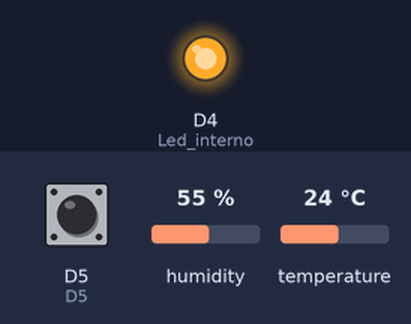
A sketch run on a simulated ESP8266 (NodeMCU). On the bench: output pins drawn as LEDs (lit = HIGH). Inputs (shaded band) come from the test bench; at power-on: D5 HIGH, humidity 55 %, temperature 24 °C. What the sketch prints to the serial monitor is not drawn. At 0.6 s the program puts the board to deep sleep or switches it off; the recording ends there.

Above: at 0.3 s.
Timing chart, 0 to 0.6 s (numbered marks = the images above):
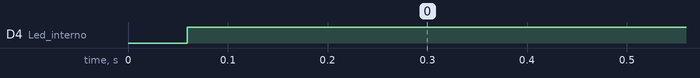

Measured:
- by itself, D4 (Led_interno): LOW → HIGH at 0.06 s

The sketch:

Controller.ino
```cpp
#include <ESP8266WiFi.h>
#include <dht.h>
dht DHT;
#define DHT11_PIN D1  //Estabelece D1 como o pino pra receber as informações do sensor

extern "C" {
#include <espnow.h>
#include <user_interface.h>
}
 uint8_t remoteMac [] = {0x36,0x33,0x33,0x33,0x33,0x33}; //Endereço do Slave 1 que vai receber os dados
 uint8_t mac [] = {0x36,0x35,0x35,0x35,0x35,0x35};      // Enedereço da própria placa contolador que está enviando os dados

 #define WIFI_CHANNEL 6 //Define o canal de comunicação

 int sleep = 1; //Variavel auxiliar para modo sleep

//Estrutura de dados para enviar as informações
 struct __attribute__((packed)) DATASRUCT {  // Todos os dados na estrutura serão enviados para Slave 1
    char receivedData [32];                  // Armazena dados recebidos em 32 bits
    char botao;                              // Variavel zero ou um para o estado do botao
    float temp;                              // Variavel de temperatura no ponto 1
    float temp2;                             // Variavel de temperatura no ponto 2
    float temp_total;                        // Variavel com a media da temperatura
    float hum;                               // Variavel de umidade no ponto 1
    float hum2;                              // Variavel de umidade no ponto 2
    float hum_total;                         // Variavel com a media das umidades
    unsigned long time;
 } DataStruct;

//=======================================

void initVariant(){                     //Função para configurar o modo Wifi
  WiFi.mode (WIFI_AP);                  // Estabelece o modo Wifi como Acesses Point
  wifi_set_macaddr(SOFTAP_IF, &mac[0]); //Selecino o Macadress de indice 0 (0x36)
}


void setup() {
  // put your setup code here, to run once:
  Serial.begin (115200); Serial.println();
  Serial.println ("Iniciando o controlador");
  pinMode(14,INPUT); //D5
  pinMode(2,OUTPUT); //Led interno
  digitalWrite(2,LOW);

  Serial.printf ("Slave mac: %02x%02x%02x%02x%02x%02x", remoteMac[0], remoteMac[1], remoteMac[2], remoteMac[3], remoteMac[4], remoteMac[5]);
  Serial.printf (", channel: %i\n", WIFI_CHANNEL);

   InitESPNow (); //Inicia o ESPnow

  Serial.println ("Configurações iniciais terminadas");

}

//=======================================
void InitESPNow () {

  if (esp_now_init () == 0){
    Serial.println("ESPNow inciou com sucesso");
  }
  else {
    Serial.println("A iniciação do ESPNow falhou");
    ESP.restart();
  }
  esp_now_set_self_role(ESP_NOW_ROLE_COMBO); // Está usaando o combo mode
  esp_now_add_peer(remoteMac, ESP_NOW_ROLE_COMBO, WIFI_CHANNEL, NULL, 0); //Adiciona o macadress a rede
  esp_now_register_send_cb(sendstatus);  // Confere se os dados saíram da placa
  esp_now_register_recv_cb(receiveCallBackFunction);// Confere se os dados chegaram ao destino

}

void loop() {

  sendData();                          //Função que envia os dados constantemente

  if(digitalRead(14) == LOW){         // Compara o valor e envia Baixo para Slave1
    DataStruct.botao = LOW;
    digitalWrite(2,LOW);
    }

   if(digitalRead(14) == HIGH) {      //Compara o valor e envia Alto para Slave1
    DataStruct.botao = HIGH;
    digitalWrite(2,HIGH);
    }
  delay(500);

  if(!sleep){                        //Após receber que os dados foram enviados com sucesso entra em modo sleep
    ESP.deepSleep(1 * 60000000);     //Dorme por 1 Minuto (Deep-Sleep em Micro segundos)
  }


}
//=======================================

//Definição da função sendData
void sendData (){
  DataStruct.botao = digitalRead(D5); // Faz leitura do pino

//Faz a leitura e envio da temperatura e umidade

  int chk = DHT.read11(DHT11_PIN);
  if(chk == DHTLIB_OK){               //Confere se a leitura funcionou
   DataStruct.temp = DHT.temperature; //Guarda a medição da temperatura na estrutura de dados
   DataStruct.hum = DHT.humidity;     //Guarda a medição da umidade na estrutura de dados
   Serial.print("Temperatura: ");
   Serial.println(DataStruct.temp);
   Serial.print("Umidade: ");
   Serial.println(DataStruct.hum);
  }

  uint8_t DataStructSend[sizeof(DataStruct)];
  memcpy(DataStructSend, &DataStruct, sizeof (DataStruct));
  esp_now_send(remoteMac, DataStructSend, sizeof(DataStruct));
  Serial.print ("O estado do botao e: "); Serial.println(DataStruct.botao);
  delay (30);

}

//=======================================

//Definição das funções de check
void sendstatus (uint8_t* remoteMac, uint8_t sendStatus){       // Definição da função sendstatus que confere se os dados foram enviados
  Serial. printf ("Envio terminado, status = %i\n", sendStatus);// Se os dados saíram da placa mostra "0" se não mostra "1"
  sleep=sendStatus;                                             // Avisa se pode entrar no modo sleep
  Serial.printf("Modo sleep: %i\n",sleep);
}

void receiveCallBackFunction (uint8_t *senderMac, uint8_t *incomingData, uint8_t len) { //(Macadress do slave 1, Resposta do Slave 1, comprimento dos dados    )
   memcpy(&DataStruct, incomingData, sizeof(DataStruct));
   Serial.print("Resposta do Slave1 ");
   Serial.print("MacAddr: ");
   for (byte n = 0; n < 6; n++){
     Serial.print (senderMac[n], HEX);
   }
   Serial.print("Comprimento da Menssagem: ");
   Serial.println(len);
   Serial.print("Mensagem recebida do Slave1: ");
   Serial.println(DataStruct.receivedData);
}
```
